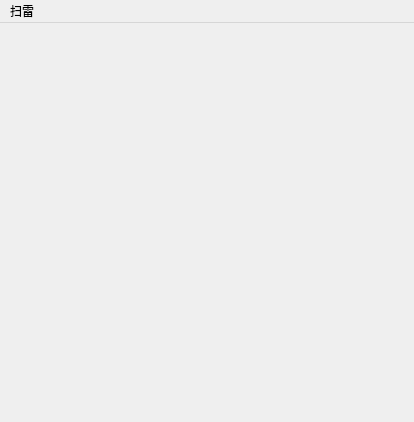
<?xml version="1.0" encoding="UTF-8"?>
<ui version="4.0">
 <class>MainWindow</class>
 <widget class="QMainWindow" name="MainWindow">
  <property name="geometry">
   <rect>
    <x>0</x>
    <y>0</y>
    <width>414</width>
    <height>422</height>
   </rect>
  </property>
  <property name="windowTitle">
   <string>MainWindow</string>
  </property>
  <widget class="QWidget" name="centralWidget"/>
  <widget class="QMenuBar" name="menuBar">
   <property name="geometry">
    <rect>
     <x>0</x>
     <y>0</y>
     <width>414</width>
     <height>23</height>
    </rect>
   </property>
   <widget class="QMenu" name="menu">
    <property name="title">
     <string>扫雷</string>
    </property>
    <addaction name="action8_8"/>
    <addaction name="separator"/>
    <addaction name="action10_10"/>
    <addaction name="separator"/>
    <addaction name="action16_16"/>
   </widget>
   <addaction name="menu"/>
  </widget>
  <action name="action8_8">
   <property name="text">
    <string>初级</string>
   </property>
  </action>
  <action name="action16_16">
   <property name="text">
    <string>高级</string>
   </property>
  </action>
  <action name="action10_10">
   <property name="text">
    <string>中级</string>
   </property>
  </action>
 </widget>
 <layoutdefault spacing="6" margin="11"/>
 <resources/>
 <connections/>
</ui>
